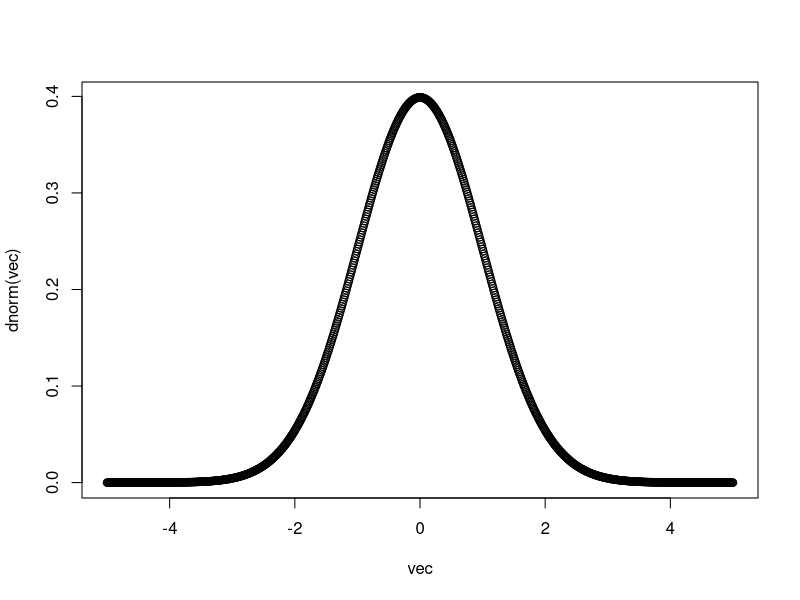
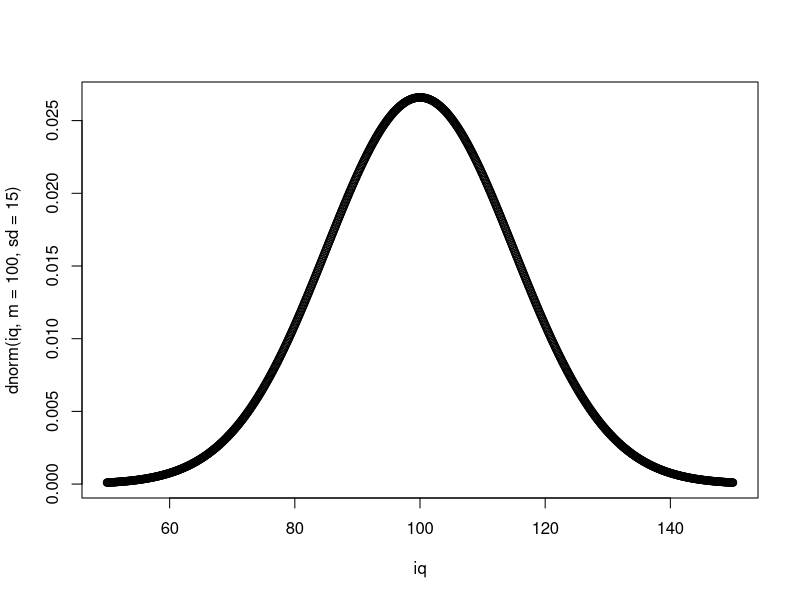
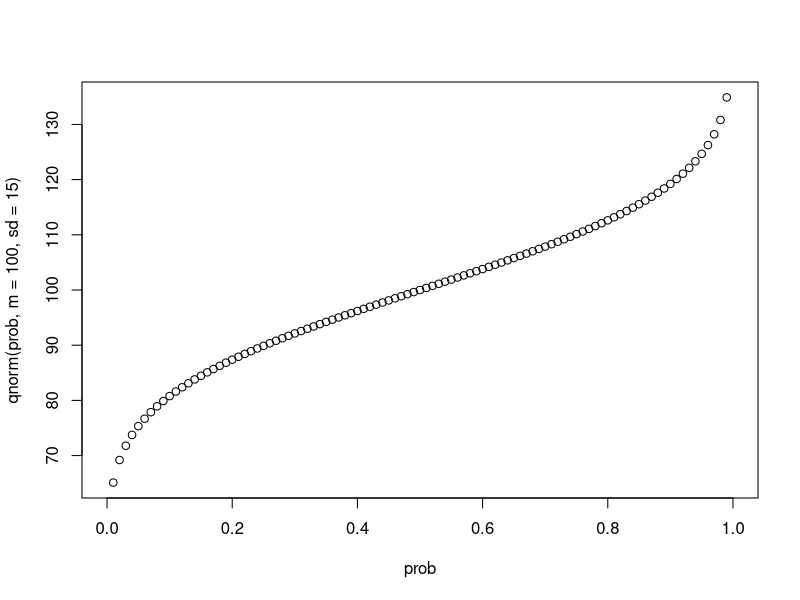
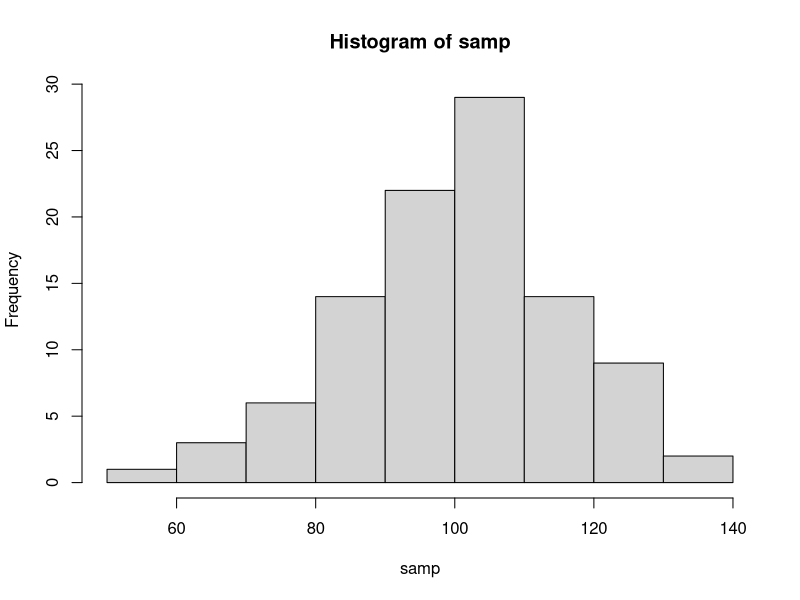
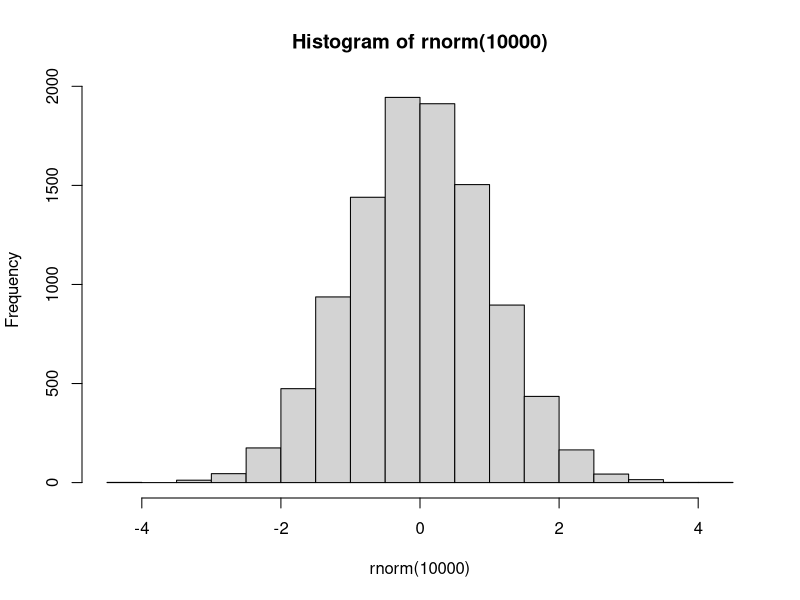
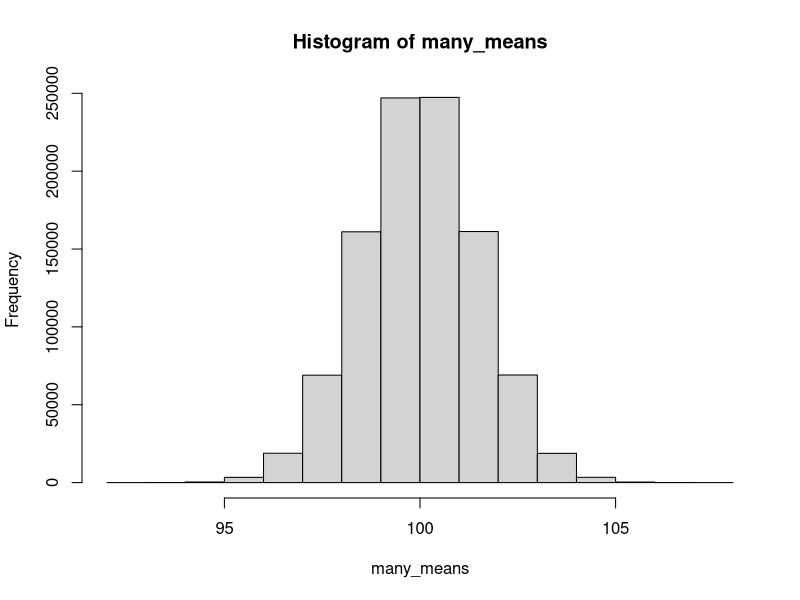
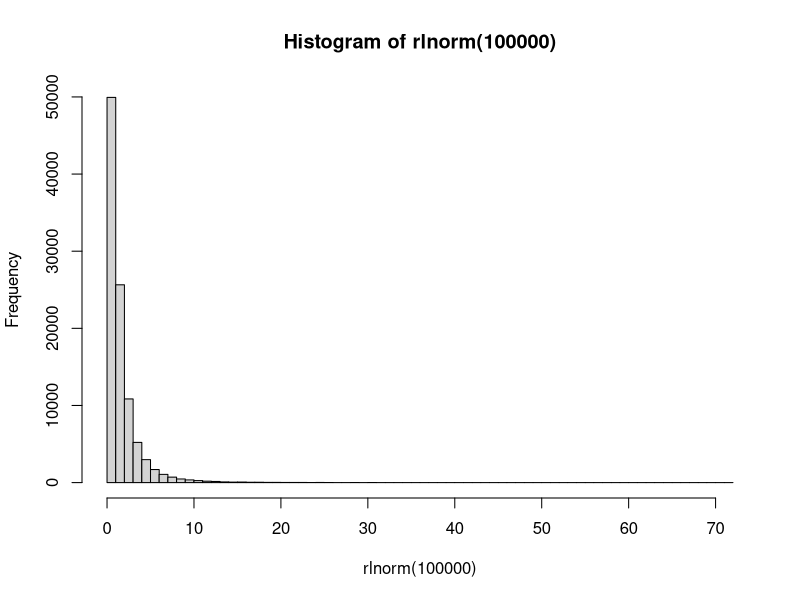
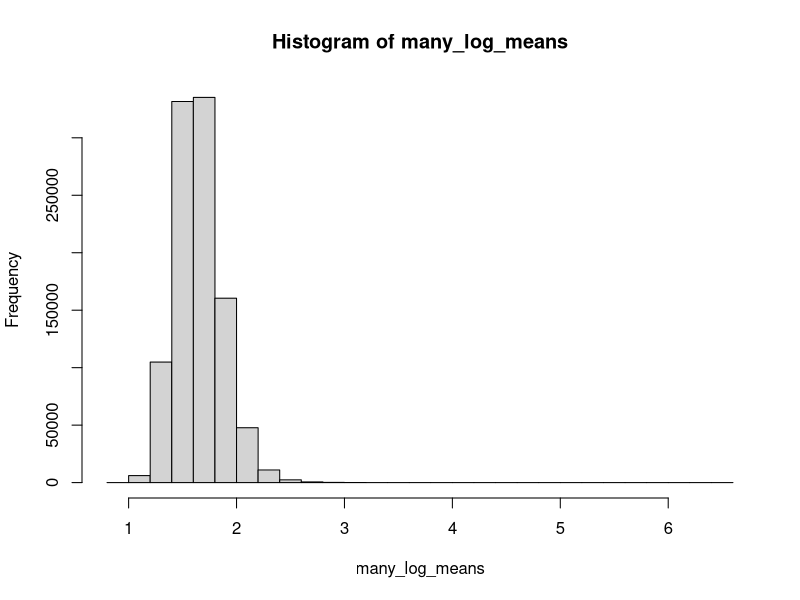

R code for these plots, in order:
dnorm(0)
dnorm(1)
dnorm(-1)
vec <- seq(-5, 5, by = .01)
vec
dnorm(vec)
plot(vec, dnorm(vec))

dnorm(110, m = 100, sd = 15)
iq <- seq(50, 150, by = .1)
plot(iq, dnorm(iq, m = 100, sd = 15))

pnorm(100, m = 100, sd = 15)
pnorm(130, m = 100, sd = 15)
pnorm(110, m = 100, sd = 15)
options(scipen = 999)
pnorm(0, m = 100, sd = 15)
prob <- seq(0, 1, .01)
plot(prob, qnorm(prob, m = 100, sd = 15))

set.seed(42)
samp <- rnorm(100, mean = 100, sd = 15)
samp
hist(samp)
hist(rnorm(10000))

samp
mean(samp) 
sqrt(sum((samp - mean(samp)) ^ 2)/(length(samp) - 1))
sd(samp)

#CI95%
set.seed(42)
many_means <- replicate(1000000, mean(rnorm(100, m = 100, sd = 15)))
mean(many_means)
sd(many_means)
sd(samp)/sqrt(length(samp))
hist(many_means)

hist(rlnorm(100000), breaks = 100)
many_log_means <- replicate(1000000, mean(rlnorm(100)))
hist(many_log_means)

se_e <- sd(samp)/sqrt(length(samp))
mean(samp) - qnorm(0.975) * se_e
mean(samp) + qnorm(0.975) * se_e
z_emp <- (mean(samp) - 95)/(15/sqrt(length(samp)))
z_emp
(1 - pnorm(z_emp)) * 2

t_emp <- (mean(samp) - 100)/(sd(samp)/sqrt(length(samp)))
(1 - pt(t_emp, df = length(samp) - 1)) * 2
t.test(samp, mu = 100)
